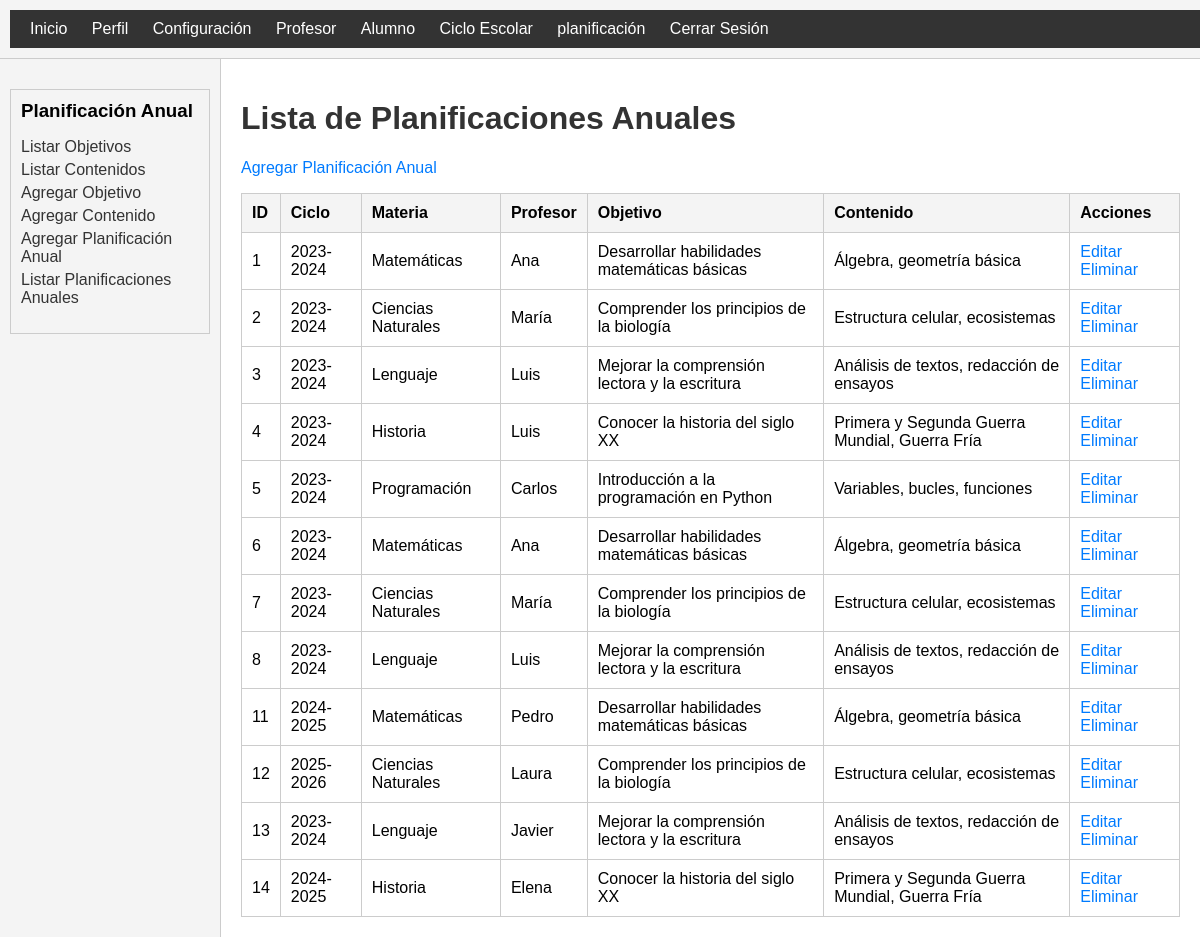
The app's page /views/listar_planificaciones.php (signed in) with its own data.
### tables this page shows
CREATE TABLE `planificacion_anual` (
  `id_planificacion_anual` int(11) NOT NULL,
  `id_ciclo` int(11) DEFAULT NULL,
  `id_materia` int(11) DEFAULT NULL,
  `id_profesor` int(11) DEFAULT NULL,
  `id_objetivo` int(11) DEFAULT NULL,
  `id_contenido` int(11) DEFAULT NULL
);

CREATE TABLE `ciclo_escolar` (
  `id_ciclo` int(11) NOT NULL,
  `nombre_ciclo` varchar(255) DEFAULT NULL,
  `fecha_inicial` date DEFAULT NULL,
  `fecha_final` date DEFAULT NULL
);

CREATE TABLE `materia` (
  `id_materia` int(11) NOT NULL,
  `nombre_materia` varchar(255) DEFAULT NULL
);

CREATE TABLE `profesores` (
  `id` int(11) NOT NULL,
  `nombre` varchar(100) NOT NULL,
  `apellidos` varchar(100) NOT NULL,
  `email` varchar(100) NOT NULL,
  `asignaturas` varchar(255) NOT NULL,
  `fecha_nacimiento` date DEFAULT NULL,
  `id_especialidad` int(11) DEFAULT NULL,
  `sexo` enum('M','F') DEFAULT NULL,
  `telefono` varchar(20) DEFAULT NULL,
  `celular` varchar(20) DEFAULT NULL
);

CREATE TABLE `objetivos` (
  `id_objetivo` int(11) NOT NULL,
  `descripcion_objetivo` text NOT NULL
);

CREATE TABLE `contenidos` (
  `id_contenido` int(11) NOT NULL,
  `descripcion_contenido` text NOT NULL
);

### views/listar_planificaciones.php (the view, shortened to what this page needs)
<?php
$db = new Database();
$conn = $db->getConnection();
$query = $conn->prepare("
    SELECT pa.id_planificacion_anual, c.nombre_ciclo AS descripcion_ciclo, m.nombre_materia AS descripcion_materia, p.nombre AS nombre_profesor, o.descripcion_objetivo, co.descripcion_contenido FROM planificacion_anual pa JOIN ciclo_escolar c ON pa.id_ciclo = c.id_ciclo JOIN materia m ON pa.id_materia = m.id_materia JOIN profesores p ON pa.id_profesor = p.id JOIN objetivos o ON pa.id_objetivo = o.id_objetivo JOIN contenidos co ON pa.id_contenido = co.id_contenido;
");
$query->execute();
$planificaciones = $query->fetchAll(PDO::FETCH_ASSOC);
?>
<!DOCTYPE html>
<html lang="es">
<head>
</head>
<body>
    <div class="menu-container">
        <?php include('menu.php'); ?>
    </div>
    <div class="sub-menu-container">
        <div class="left-menu">
            <?php include('menu_planificacion_anual.php'); ?>
        </div>
        <div class="list-container">
            <h1>Lista de Planificaciones Anuales</h1>
            <p><a href="formulario_planificacion.php">Agregar Planificación Anual</a></p>
            <table>
                <tr>
                    <th>ID</th>
                    <th>Ciclo</th>
                    <th>Materia</th>
                    <th>Profesor</th>
                    <th>Objetivo</th>
                    <th>Contenido</th>
                    <th>Acciones</th>
                </tr>
                <?php foreach ($planificaciones as $planificacion): ?>
                <tr>
                    <td><?= $planificacion['id_planificacion_anual']; ?></td>
                    <td><?= htmlspecialchars($planificacion['descripcion_ciclo']); ?></td>
                    <td><?= htmlspecialchars($planificacion['descripcion_materia']); ?></td>
                    <td><?= htmlspecialchars($planificacion['nombre_profesor']); ?></td>
                    <td><?= htmlspecialchars($planificacion['descripcion_objetivo']); ?></td>
                    <td><?= htmlspecialchars($planificacion['descripcion_contenido']); ?></td>
                    <td>
                        <a href="editar_planificacion.php?id=<?= $planificacion['id_planificacion_anual']; ?>">Editar</a>
                        <a href="eliminar_planificacion.php?id=<?= $planificacion['id_planificacion_anual']; ?>">Eliminar</a>
                    </td>
                </tr>
                <?php endforeach; ?>
            </table>
        </div>
    </div>
</body>
</html>

### views/menu.php (shortened to what this page needs)
<!DOCTYPE html>
<html lang="es">
<head>
</head>
<body>
    <nav>
        <a href="dashboard.php">Inicio</a>
        <a href="profile.php">Perfil</a>
        <a href="settings.php">Configuración</a>
        <a href="formulario_profesor.php">Profesor</a>
        <a href="formulario_alumno.php">Alumno</a>
        <a href="formulario_ciclo.php">Ciclo Escolar</a>
        <a href="listar_planificaciones.php">planificación</a>
        <a href="logout.php">Cerrar Sesión</a>
    </nav>
</body>
</html>

### views/menu_planificacion_anual.php (shortened to what this page needs)
<div class="crud-menu">
    <h3>Planificación Anual</h3>
    <ul>
        <li><a href="listar_objetivos.php">Listar Objetivos</a></li>
        <li><a href="listar_contenidos.php">Listar Contenidos</a></li>
        <li><a href="formulario_objetivo.php">Agregar Objetivo</a></li>
        <li><a href="formulario_contenido.php">Agregar Contenido</a></li>
        <li><a href="formulario_planificacion.php">Agregar Planificación Anual</a></li>
        <li><a href="listar_planificaciones.php">Listar Planificaciones Anuales</a></li>
    </ul>
</div>

### views/listar_planificaciones.php (style rules this page uses)
body { font-family: Arial, sans-serif; margin: 0; display: flex; flex-direction: column; }
.menu-container { width: 100%; background-color: #f4f4f4; padding: 10px; border-bottom: 1px solid #ccc; }
.sub-menu-container { display: flex; }
.left-menu { width: 200px; background-color: #f4f4f4; padding: 10px; border-right: 1px solid #ccc; }
.list-container { flex: 1; padding: 20px; }
h1 { color: #333; }
table { width: 100%; border-collapse: collapse; }
th, td { border: 1px solid #ccc; padding: 10px; text-align: left; }
th { background-color: #f4f4f4; }
a { text-decoration: none; color: #007bff; }

### views/menu.php (style rules this page uses)
body { font-family: Arial, sans-serif; }
nav { background-color: #333; color: white; padding: 10px; }
nav a { color: white; text-decoration: none; padding: 10px; }

### views/menu_planificacion_anual.php (style rules this page uses)
.crud-menu { background-color: #f4f4f4; padding: 10px; margin: 20px 0; border: 1px solid #ccc; }
.crud-menu h3 { margin: 0 0 10px; }
.crud-menu ul { list-style-type: none; padding: 0; }
.crud-menu li { margin: 5px 0; }
.crud-menu a { text-decoration: none; color: #333; }

### records on screen
planificacion_anual: id_planificacion_anual "1", id_ciclo.nombre_ciclo "2023-2024", id_materia.nombre_materia "Matemáticas", id_profesor.nombre "Ana", id_objetivo.descripcion_objetivo "Desarrollar habilidades matemáticas básicas", id_contenido.descripcion_contenido "Álgebra, geometría básica"
planificacion_anual: id_planificacion_anual "2", id_ciclo.nombre_ciclo "2023-2024", id_materia.nombre_materia "Ciencias Naturales", id_profesor.nombre "María", id_objetivo.descripcion_objetivo "Comprender los principios de la biología", id_contenido.descripcion_contenido "Estructura celular, ecosistemas"
planificacion_anual: id_planificacion_anual "3", id_ciclo.nombre_ciclo "2023-2024", id_materia.nombre_materia "Lenguaje", id_profesor.nombre "Luis", id_objetivo.descripcion_objetivo "Mejorar la comprensión lectora y la escritura", id_contenido.descripcion_contenido "Análisis de textos, redacción de ensayos"
planificacion_anual: id_planificacion_anual "4", id_ciclo.nombre_ciclo "2023-2024", id_materia.nombre_materia "Historia", id_profesor.nombre "Luis", id_objetivo.descripcion_objetivo "Conocer la historia del siglo XX", id_contenido.descripcion_contenido "Primera y Segunda Guerra Mundial, Guerra Fría"
planificacion_anual: id_planificacion_anual "5", id_ciclo.nombre_ciclo "2023-2024", id_materia.nombre_materia "Programación", id_profesor.nombre "Carlos", id_objetivo.descripcion_objetivo "Introducción a la programación en Python", id_contenido.descripcion_contenido "Variables, bucles, funciones"
planificacion_anual: id_planificacion_anual "6", id_ciclo.nombre_ciclo "2023-2024", id_materia.nombre_materia "Matemáticas", id_profesor.nombre "Ana", id_objetivo.descripcion_objetivo "Desarrollar habilidades matemáticas básicas", id_contenido.descripcion_contenido "Álgebra, geometría básica"
planificacion_anual: id_planificacion_anual "7", id_ciclo.nombre_ciclo "2023-2024", id_materia.nombre_materia "Ciencias Naturales", id_profesor.nombre "María", id_objetivo.descripcion_objetivo "Comprender los principios de la biología", id_contenido.descripcion_contenido "Estructura celular, ecosistemas"
planificacion_anual: id_planificacion_anual "8", id_ciclo.nombre_ciclo "2023-2024", id_materia.nombre_materia "Lenguaje", id_profesor.nombre "Luis", id_objetivo.descripcion_objetivo "Mejorar la comprensión lectora y la escritura", id_contenido.descripcion_contenido "Análisis de textos, redacción de ensayos"
planificacion_anual: id_planificacion_anual "11", id_ciclo.nombre_ciclo "2024-2025", id_materia.nombre_materia "Matemáticas", id_profesor.nombre "Pedro", id_objetivo.descripcion_objetivo "Desarrollar habilidades matemáticas básicas", id_contenido.descripcion_contenido "Álgebra, geometría básica"
planificacion_anual: id_planificacion_anual "12", id_ciclo.nombre_ciclo "2025-2026", id_materia.nombre_materia "Ciencias Naturales", id_profesor.nombre "Laura", id_objetivo.descripcion_objetivo "Comprender los principios de la biología", id_contenido.descripcion_contenido "Estructura celular, ecosistemas"
planificacion_anual: id_planificacion_anual "13", id_ciclo.nombre_ciclo "2023-2024", id_materia.nombre_materia "Lenguaje", id_profesor.nombre "Javier", id_objetivo.descripcion_objetivo "Mejorar la comprensión lectora y la escritura", id_contenido.descripcion_contenido "Análisis de textos, redacción de ensayos"
planificacion_anual: id_planificacion_anual "14", id_ciclo.nombre_ciclo "2024-2025", id_materia.nombre_materia "Historia", id_profesor.nombre "Elena", id_objetivo.descripcion_objetivo "Conocer la historia del siglo XX", id_contenido.descripcion_contenido "Primera y Segunda Guerra Mundial, Guerra Fría"
